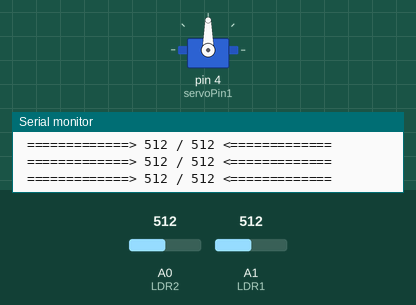
Recording of a sketch running on a simulated Arduino Uno, built with avr-gcc and run on an emulated ATmega328P. Shown: servo, the last lines printed to the serial monitor. Inputs (shaded band) come from the test bench; at power-on: A0 (LDR2) = 512, A1 (LDR1) = 512.

Above: at 2.2 s.
2.3 s: A0 (LDR2) set to 107
At 2.8 s:
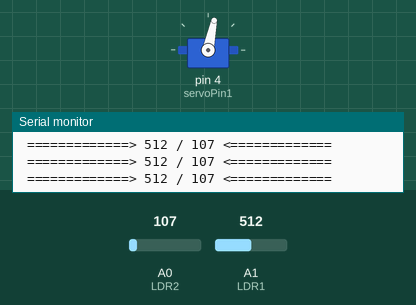
At 3.61 s:
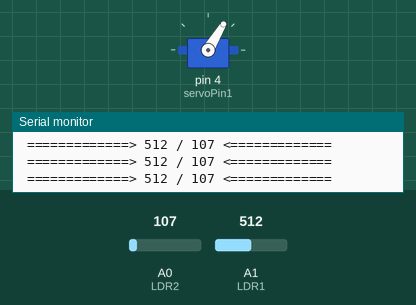
5.3 s: A0 (LDR2) set to 93
At 6.5 s:
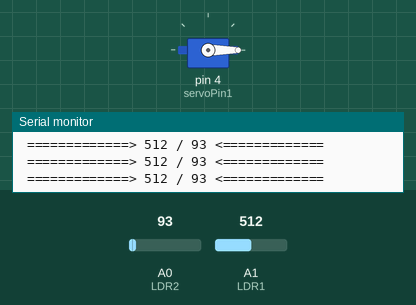
8.3 s: A1 (LDR1) set to 111
11.3 s: A1 (LDR1) set to 94
Timing chart, 0 to 13.8 s (numbered marks = the images above; inputs shaded):
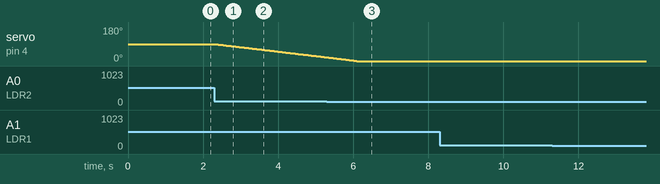

Measured:
- the behaviour switches between 100 and 99 on A0 (LDR2) (found by bisection; images 2 and 3)
- after the input at 2.3 s, servo on pin 4 (servoPin1): moves from 90° to 20° over 2.9 s, starting at once

The sketch:

COD.ino
```cpp
#include <Servo.h>
Servo servo1;


// Panou 1
int LDR1 = A1;
int LDR2 = A0;
int pos1 = 90;
// Servo pins
int servoPin1 = 4;
// Sensibilitate
int prag = 100;

void setup() {
  Serial.begin(9600);
  servo1.attach(servoPin1);
  servo1.write(pos1);

  delay(1000);
}
void loop() {
  // Panou 1
  int R1 = analogRead(LDR1);
  int R2 = analogRead(LDR2);
  int dif1 = R1 - R2;

  if (dif1 > prag) {
    pos1--;

  } else if (dif1 < -prag) {
    pos1++;

  }
  pos1 = constrain(pos1, 0, 180);
  servo1.write(pos1);
  // Debug
  Serial.print("=============> ");
  Serial.print(R1);
  Serial.print(" / ");
  Serial.print(R2);
  Serial.print(" <=============\n ");
  delay(25);
}
```
